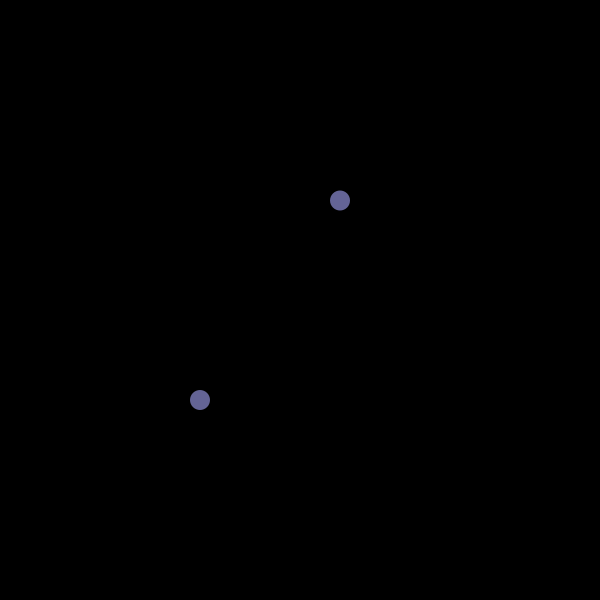
Frame 1 (no input)
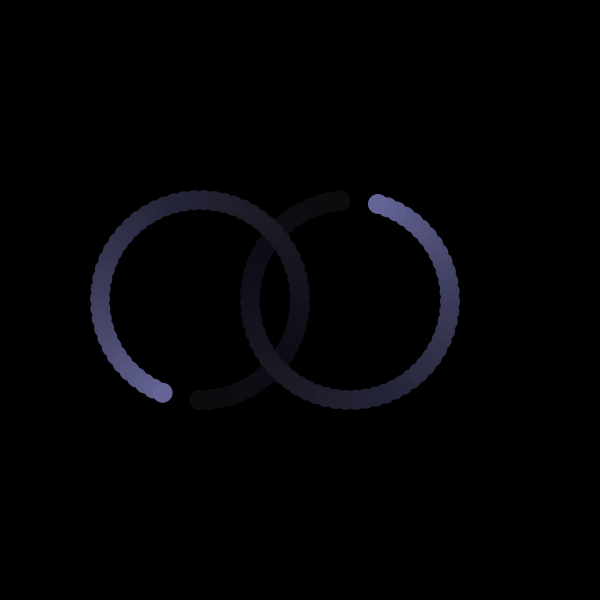
Frame 60 (the mouse pressed at the canvas centre just before this capture)
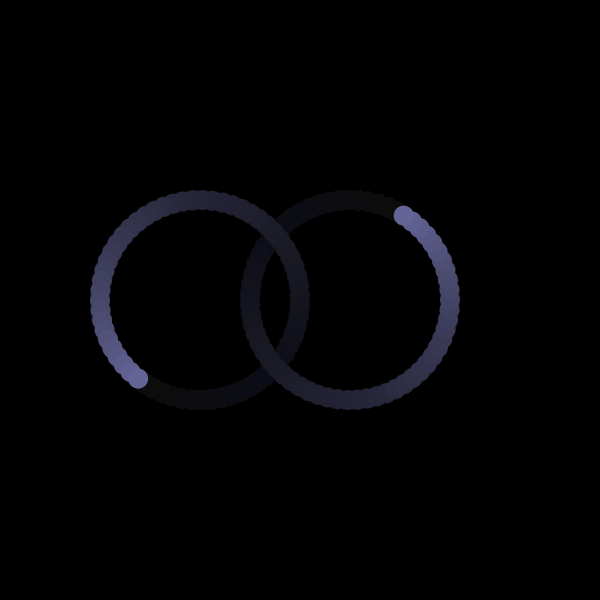
Frame 120 (the mouse held since frame 60 and released just before this capture)

The Processing sketch that drew these frames (run headless with seeded random() and noise(); from frame 60 on, the mouse is pressed at the canvas centre):

// Processing sketch: Spinning_Circles_01A
// ── Spinning_Circles_01A.pde

int w = 600, h = 600;
float x = 0, y = 0;
float rad1 = 20;
float rad2 = 100;
color colBack = color(0, 10);
color colFill = color(100, 100, 150);

void settings() {
  size(w, h);
}


void setup() {
  background(0);
  noStroke();
}


void draw() {
  fill(colBack);
  rect(0, 0, width, height);

  fill(colFill);
  translate(width/3, height/2);
  ellipse(sin(x) * rad2, cos(y) * rad2, rad1, rad1);
  x += 0.1;
  y += 0.1;


  translate(width/4, 0);
  ellipse(-sin(x) * rad2, -cos(y) * rad2, rad1, rad1);
}
